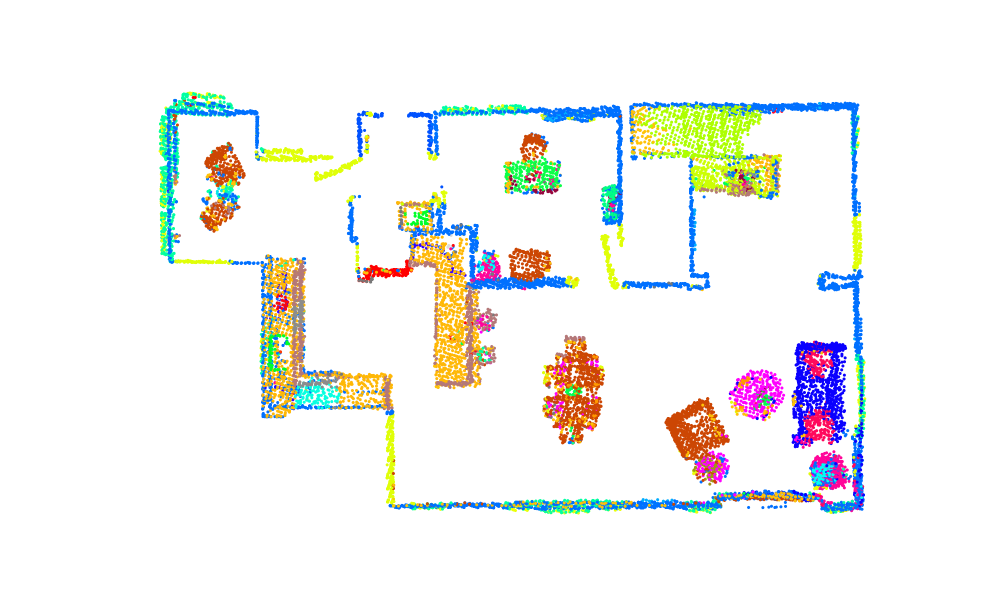
#> input picture HW3/map.png, 2000 x 1200 px (shown at 1/2 size)
$ python RRT.py
#> lines starting #> are read from the running program, lines starting #| are printed output that depends on the picture; after the words box and inside, x2 and y2 are one past the last pixel; in counts of white or black regions, pixels touching at a corner belong together
import numpy as np
import cv2
import math
import json

USE_RRT_STAR = 1
start_point = (1360, 670)
#target_colors = {"refrigerator": (255, 0, 0), "rack": (0, 255, 133), "cushion": (255, 9, 92), "lamp": (160, 150, 20), "cooktop": (7, 255, 224)}
target_coors = {"refrigerator": (776, 559), "rack": (1190, 412), "cushion": (1584, 719), "lamp": (1370, 948), "cooktop": (637, 736)}

def click_event(event, x, y, flags, params):
    if event == cv2.EVENT_LBUTTONDOWN:
        global start_point
        print(x, ' ', y)
        start_point = (x, y)
        temp = img.copy()
        cv2.circle(temp, (x, y), 10, (0, 0, 255), -1)
        cv2.imshow("map", temp)
    return

def l2_distance(p1, p2):
    return math.sqrt(np.sum((p1 - p2) ** 2))


def RRT(map_img, start_point, target, step_size = 100, iter_num = 1000, goal_rate = 0.2, RRT_star = False, RRT_star_iter_num = 100):
    target_coordinate  = np.array(target_coors[target])
    start_point = np.array(start_point)
    found = 0

    node_coordinates = [start_point]
    node_parents = [0]
    RRT_path = []

    for _ in range(iter_num):
        x_rand = random_sample(goal_rate, target_coordinate)

        x_nearest_idx = nearest(node_coordinates, x_rand)
        x_nearest = node_coordinates[x_nearest_idx]

        x_new = steer(x_nearest, x_rand, step_size)

        if not check_collision_line(map_img, x_new, x_nearest):
            node_coordinates.append(x_new)
            node_parents.append(x_nearest_idx)

            if l2_distance(x_new, target_coordinate) < 10:
                found = 1
                cur_node = len(node_coordinates) - 1
                while cur_node != 0:
                    RRT_path.append(node_coordinates[cur_node])
                    cur_node = node_parents[cur_node]
                RRT_path.append(start_point)
                break

    # RRT*
    if RRT_star and found:
        for _ in range(RRT_star_iter_num):
            path_nodes = len(RRT_path)
            a = np.random.choice(path_nodes, size=2)
            if not check_collision_line(map_img, RRT_path[a[0]], RRT_path[a[1]]):
                del RRT_path[a[0]+1 : a[1]]

    img = draw_RRT_result(map_img, node_coordinates, node_parents, found, RRT_path)
    return RRT_path, img


def random_sample(goal_rate, target_coordinate):
    p = np.random.rand()
    if p <= goal_rate:
        return target_coordinate
    else:
        return np.random.randint(low = (330, 230), high = (1700, 1000), size=2)


def nearest(points, target):
    points = np.array(points)
    distances = np.sum((points - target) ** 2, axis=1)
    idx = np.argmin(distances)
    return idx


def steer(x_nearest, x_rand, step_size):
    distance = l2_distance(x_nearest, x_rand)
    if distance <= step_size:
        return x_rand
    diff = x_rand - x_nearest
    diff = diff / distance * step_size
    x_new = x_nearest + diff
    x_new = np.array(x_new, dtype=int)
    return x_new


def check_collision_line(map_img, p1, p2):
    map_img = cv2.cvtColor(map_img, cv2.COLOR_RGB2GRAY)
    orig_white_pixel = np.sum(map_img == 255)
    cv2.line(map_img, p1, p2, (255), 5)
    new_white_pixel = np.sum(map_img == 255)

    if new_white_pixel > orig_white_pixel:
        return True
    else:
        return False

def draw_RRT_result(map_img, node_coordinates, node_parents, found, RRT_path):
    cv2.circle(map_img, node_coordinates[0], 15, (0, 255, 0), -1)
    if(found):
        cv2.circle(map_img, RRT_path[0], 15, (255, 255, 0), -1)

    for idx, node in enumerate(node_coordinates):
        cv2.line(map_img, node, node_coordinates[node_parents[idx]], (0, 0, 0), 2)
    for node in node_coordinates:
        cv2.circle(map_img, node, 5, (255, 0, 0), -1)

    if(found):
        for idx in range(len(RRT_path) - 1):
            if idx != 0:
                cv2.circle(map_img, RRT_path[idx], 10, (255, 0, 255), -1)
            cv2.line(map_img, RRT_path[idx], RRT_path[idx+1], (0, 0, 255), 3)

    return map_img


if __name__ == "__main__":

    img_origin = cv2.imread("map.png")
#> img_origin is the input picture: shape (1200, 2000, 3); mean B, G, R 240.9, 243.2, 242.5
    img = img_origin.copy()

    print("Please enter the category name you want to go (refrigerator, rack, cushion, lamp, and cooktop):")
    target_str = "cooktop"#input()

    cv2.putText(img, "Please click the starting position, then press any key to start RRT.", (0, 50), cv2.FONT_HERSHEY_SIMPLEX, 2, (0,200,0), thickness = 5)
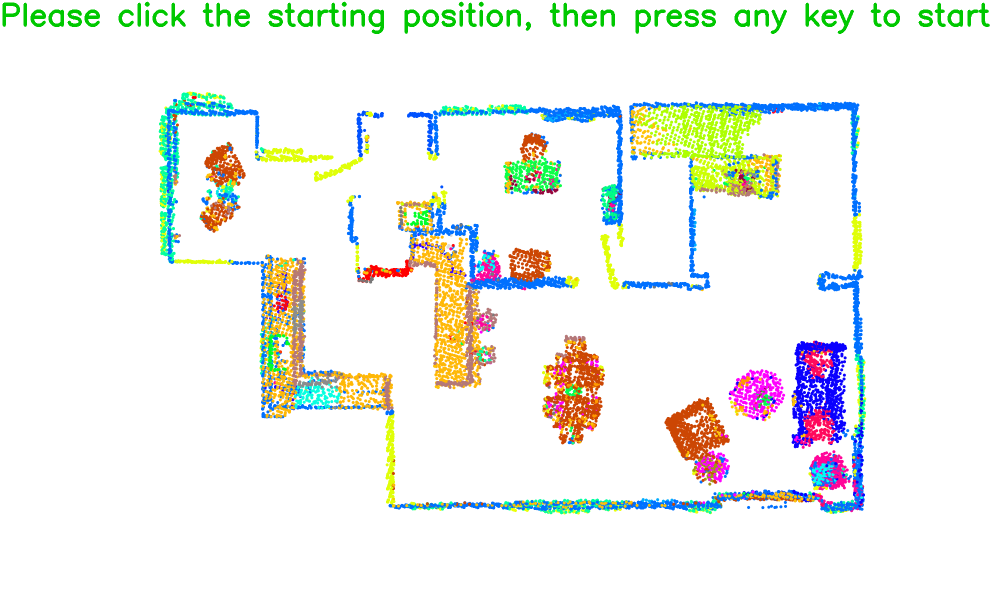
#> img: shape (1200, 2000, 3) (shown at 1/2 size); 1.19% of pixels changed, all inside (x1, y1, x2, y2) = (5, 3, 1980, 68)
    cv2.imshow("map", img)
    cv2.setMouseCallback('map', click_event)
    cv2.waitKey(0)

    print("Starting point: ", start_point)

    RRT_path, RRT_img = RRT(img_origin, start_point, target_str, RRT_star = USE_RRT_STAR)
#> the loop in RRT, `for _ in range(iter_num):` made 64 passes
#> new_white_pixel in check_collision_line on passes 1 to 12: 2122625, 2122942, 2122625, 2122625, 2122625, 2122625, 2122917, 2123200, 2123200, 2123011, 2122625, 2122950
#> pass 1, in check_collision_line, `map_img = cv2.cvtColor(map_img, cv2.COLOR_RGB2GRAY)`:
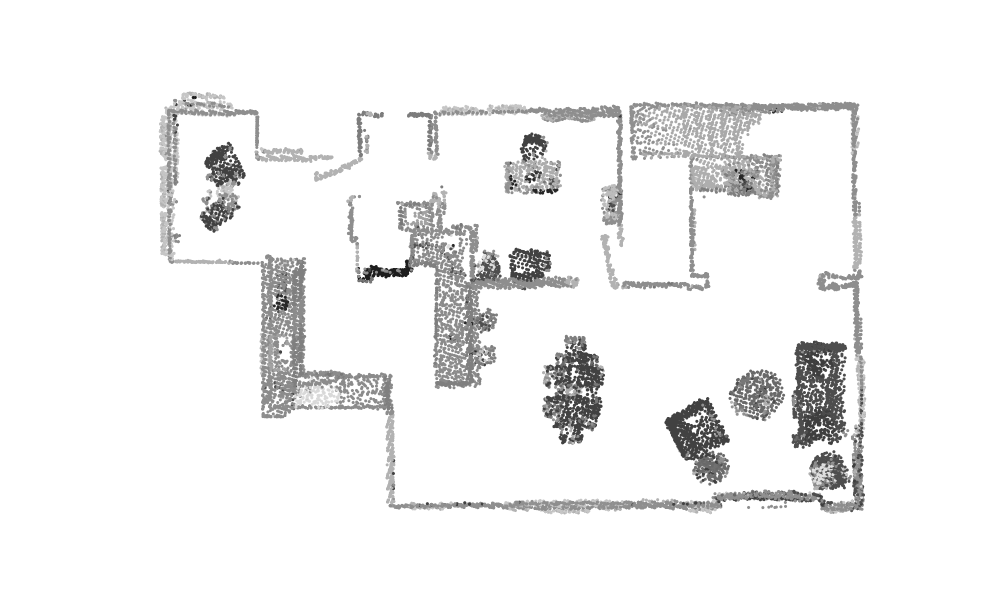
#> map_img: shape (1200, 2000) (shown at 1/2 size); min 29, max 255, mean 242.4
#> after the loop in RRT, `for _ in range(iter_num):`: RRT_path = [[637, 736], [619, 726], [702, 671], [782, 733], [834, 819], [927, 859], [1027, 869], [1042, 791], [1003, 700], [1100, 675], [1186, 623], [1284, 604], [1360, 670]]; node_coordinates = 32 pairs, first value 619 to 1561, second value 440 to 952; node_parents = 32 values, max 26 at index 31, min 0 at index 0, mean 9.22
#> the loop in RRT, `for _ in range(RRT_star_iter_num):` made 100 passes
#> (path_nodes, a, new_white_pixel in check_collision_line) on passes 1 to 12: (13, [8, 8], 2122625), (13, [3, 2], 2122625), (13, [3, 10], 2123167), (13, [12, 6], 2123534), (13, [3, 6], 2122625), (11, [5, 7], 2122625), (10, [0, 8], 2123247), (10, [4, 6], 2122625), (9, [5, 8], 2122876), (9, [2, 3], 2122625), (9, [7, 5], 2122625), (9, [3, 4], 2122625)
#> in draw_RRT_result, `cv2.circle(map_img, RRT_path[0], 15, (255, 255, 0), -1)`: map_img: shape (1200, 2000, 3); mean B, G, R 240.8, 243.2, 242.3
#> the loop in draw_RRT_result, `for idx, node in enumerate(node_coordinates):` made 32 passes
#> node on passes 1 to 12: [1360, 670], [1409, 756], [1284, 604], [1186, 623], [1100, 675], [1003, 700], [1042, 791], [1027, 869], [1396, 672], [1473, 660], [927, 859], [1162, 525]
#> after the loop in draw_RRT_result, `for idx, node in enumerate(node_coordinates):`:
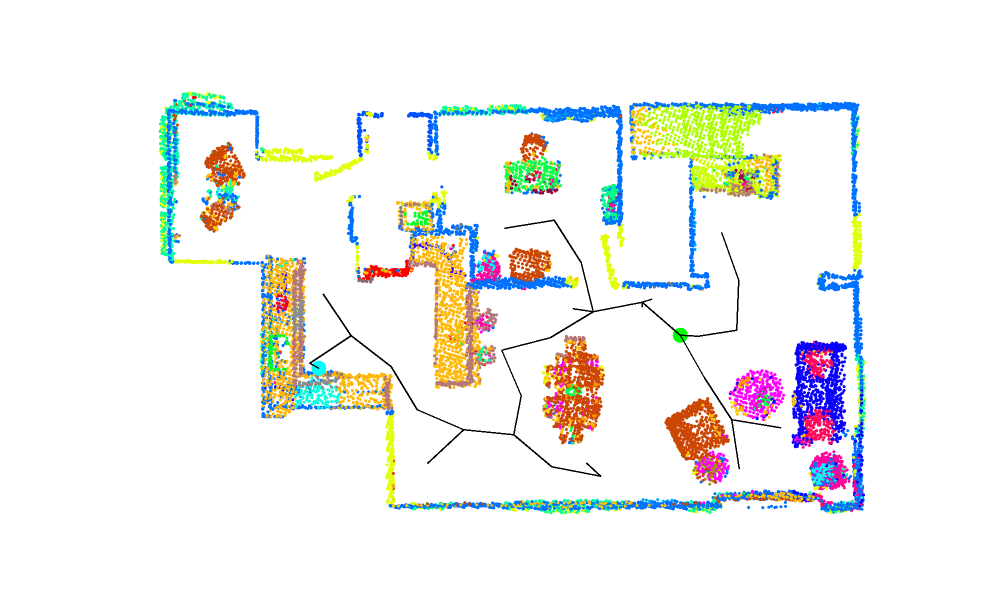
#> map_img: shape (1200, 2000, 3) (shown at 1/2 size); mean B, G, R 240, 242.4, 241.5
#> the loop in draw_RRT_result, `for node in node_coordinates:` made 32 passes
#> after the loop in draw_RRT_result, `for node in node_coordinates:`:
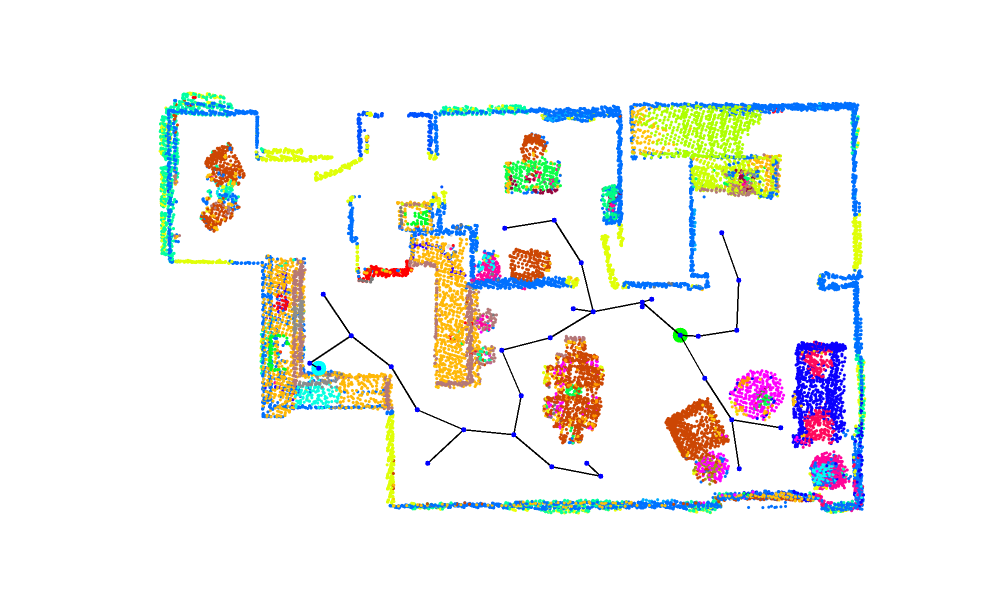
#> map_img: shape (1200, 2000, 3) (shown at 1/2 size); 0.11% of pixels changed, all inside (x1, y1, x2, y2) = (614, 435, 1567, 958)
#> the loop in draw_RRT_result, `for idx in range(len(RRT_path) - 1):` made 6 passes
#> after the loop in draw_RRT_result, `for idx in range(len(RRT_path) - 1):`:
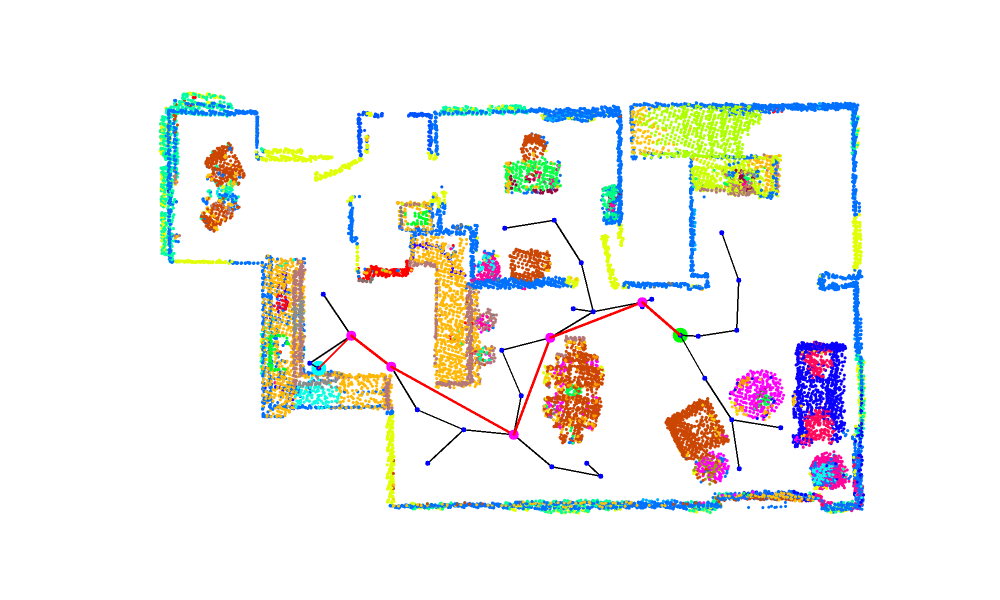
#> map_img: shape (1200, 2000, 3) (shown at 1/2 size); 0.25% of pixels changed, all inside (x1, y1, x2, y2) = (635, 594, 1363, 880)
#> RRT_path = [[637, 736], [702, 671], [782, 733], [1027, 869], [1100, 675], [1284, 604], [1360, 670]]
    cv2.imshow("map", RRT_img)
    cv2.waitKey(0)
    cv2.destroyAllWindows()
    cv2.imwrite("RRT_path.png", RRT_img)

    RRT_path = np.array(RRT_path)
    np.save("path_info.npy", RRT_path)

    dict = {"target" : target_str}
    with open("setting.json", "w") as f:
        json.dump(dict, f)
